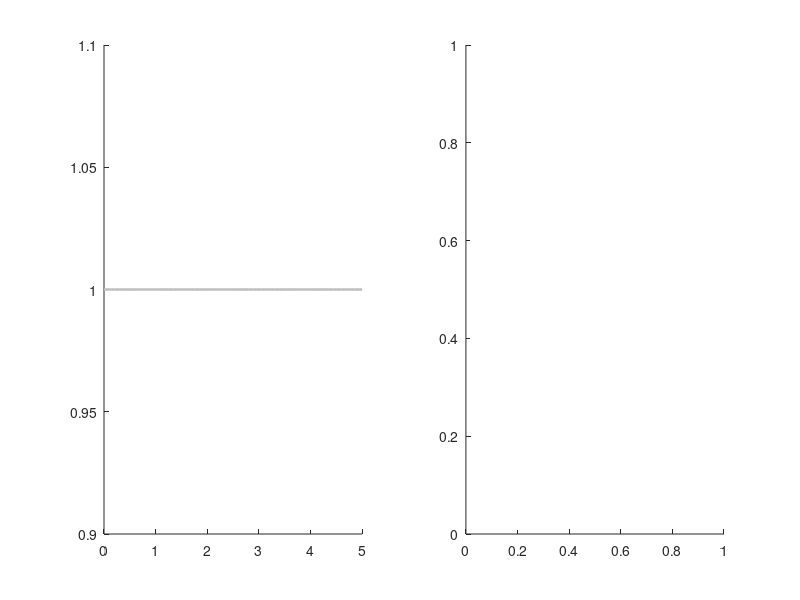

Recreate this plot in MATLAB. (Note: this script raises an error after producing the figure.)
function FIGURE2_plotUnivariateGeometry
% This function plots many geodesics through the space of univariate
% normals, each starting from the origin of the space

% Specify whether to compare these against Euclidean geodesics or not
compare_wasserstein = true;
show_tangent = false;

% Specify the number of geodesics to plot with thick lines
N_coords_thick = 5;
% Specify the number of geodesics to plot with thin lines
N_lines_thin = 201;
% Number of points for plotting Wasserstein geodesics
N_Wpts = 101;

% Select the (i,j) values for which to draw in the tangent vector
%   (These can be set to -1 if don't want to plot)
tangent_i = 3;
tangent_j = 3;

%%%%%%%%%%%%%%%%%%%%%%%%%%%%%%%%%%%%%%%%%%%%%%%%%%%%%%%%%%%%%%%%%%%%%%%%%%%

% Define the origin
O = struct('mu',0,'SIGMA',1);

% Create vectors of targets (thick line)
mean_max = 4;
target_means = linspace(-mean_max, mean_max, N_coords_thick);
var_max = 5;
target_vars = linspace(1, var_max, N_coords_thick);

% Use the maximum co-ordinate difference to set the scaling for thin lines
% (they should extend outside the plot)
scale = 1.25*max([mean_max-0; var_max-1]);

% Create a vector of angles for thin lines
thetas = linspace(0,pi,N_lines_thin);

% Create a new figure
if compare_wasserstein
    figure;
else
    figure; hold on;
end

% Loop to plot the requested number of geodesics
t = linspace(0, scale, N_Wpts);
for i = 1:N_lines_thin
    
    % Special processing for the Euclidean plot if requested
    if compare_wasserstein
        % Move to Euclidean subplot
        subplot(1,2,1); hold on;
        % Find the velocity corresponding to the current angle (just use
        % angles in standard deviation space for ease)
        vmu = cos(thetas(i));
        vsigma = sqrt(1 - vmu^2);
        % Fire the Wasserstein geodesic (straight line in std. dev. space)
        mu_W = t * vmu;
        sigma2_W = (1 + t * vsigma).^2;
        % Also get negative variance lines - set negatives to zero before squaring
        sigma2_Wminus = (1 - t * vsigma);
        sigma2_Wminus(sigma2_Wminus < 0) = 0;
        sigma2_Wminus = sigma2_Wminus.^2;
        % Plot these curves
        plot(mu_W, sigma2_W, 'Color', [0.75 0.75 0.75], 'LineWidth', 1.5);
        plot(mu_W, sigma2_Wminus, 'Color', [0.75 0.75 0.75], 'LineWidth', 1.5);
        % Move back to Fisher-Rao subplot
        subplot(1,2,2); hold on;
    end
    
    % find the velocity corresponding to the current angle
    vmu = cos(thetas(i));
    vsigma2 = sqrt(2)*sqrt(1 - vmu^2);
    % Plot the geodesic with this velocity, scaled
    G = struct('P',1,'r',0,'v',struct('mu',vmu*scale,'SIGMA',vsigma2*scale));
    plotGeodesic(G, 'PathColor', [0.75 0.75 0.75], 'pathWidth', 1.5);
    % Also plot the equivalent geodesic but moving downwards in variance
    G = struct('P',1,'r',0,'v',struct('mu',vmu*scale,'SIGMA',-vsigma2*scale));
    plotGeodesic(G, 'PathColor', [0.75 0.75 0.75], 'pathWidth', 1.5);
    
end


% Loop to plot the requested number of geodesics
t = linspace(0, 1, N_Wpts);
for i = 1:N_coords_thick
    for j = 1:N_coords_thick
    
        % Special processing for the Euclidean plot if requested
        if compare_wasserstein
            % Move to Euclidean subplot
            subplot(1,2,1); hold on;
            % Plot a Wasserstein geodesic
            mu_W = t * target_means(i);
            sigma2_W = (1 + t * (sqrt(target_vars(j)) - 1)).^2;
            plot(mu_W, sigma2_W, 'Color', [0 0 0], 'LineWidth', 4.5);
            % Plot the target point
            plot(target_means(i),target_vars(j),'k.','MarkerSize',40);
            % Move back to Fisher-Rao subplot
            subplot(1,2,2); hold on;
        end
        
        % Place grid point and find the geodesic to it
        P = struct('mu',target_means(i),'SIGMA',target_vars(j));
        G = onePointShooting(O,P);
    
        % Plot the geodesic and target point
        plotGeodesic(G, 'PathColor', [0 0 0], 'pathWidth', 4.5);
        plot(target_means(i),target_vars(j),'k.','MarkerSize',40);
   
    end
end

% If plotting the tangent lines, do so at the end so they overwrite
% existing objects
if show_tangent   
    
    % Special processing for the Euclidean plot if requested
    if compare_wasserstein
        % Move to Euclidean subplot
        subplot(1,2,1); hold on;
        % Read out the target point for which to show a tangent
        tangent_x = target_xs(tangent_i);
        tangent_y = target_ys(tangent_j);
        % Plot the Euclidean tangent (straight line) and re-colour point
        plot([0, tangent_x], [0, tangent_y], 'Color', [1.0, 0.3, 0.3], 'LineWidth', 8);
        plot(tangent_x,tangent_y,'.','MarkerEdgeColor',[0.8 0.0 0.0],'MarkerSize',65);
        % Move back to Fisher-Rao subplot
        subplot(1,2,2); hold on;
    end
    
    % Read out the target point for which to show a tangent
    tangent_mean = target_means(tangent_i);
    tangent_var = target_vars(tangent_j);
    % Prepare target point
    P = struct('mu',tangent_mean,'SIGMA',tangent_var);
    % Re-find the geodesic for this point
    G = onePointShooting(O,P,struct('symKL_tol',1e-12));
    % Plot its tangent vector using geodesic velocity, also re-colour point
    plot([0, G.v.mu], [1, 1+G.v.SIGMA], 'Color', [1.0, 0.3, 0.3], 'LineWidth', 8);
    plot(tangent_mean,tangent_var,'.','MarkerEdgeColor',[0.8 0.0 0.0],'MarkerSize',65);
    
end

% Add an origin to all plots
if compare_wasserstein
    subplot(1,2,1);
    plot(0,1,'w.','MarkerSize',50);
    subplot(1,2,2);
end
plot(0,1,'w.','MarkerSize',50);

% Plot clean up
if compare_wasserstein
    subplot(1,2,1); hold on;
    axis([-mean_max, mean_max, 1-0.1*var_max, var_max*1.1]);   
    xlabel('\mu');
    ylabel('\sigma^2');
    set(gca,'FontSize',24,'LineWidth',2);
    title('2-Wasserstein Geometry');
    subplot(1,2,2); hold on;
end
xlabel('\mu');
ylabel('\sigma^2');
set(gca,'FontSize',24,'LineWidth',2);
title('Fisher Geometry');
axis([-mean_max, mean_max, 1-0.1*var_max, var_max*1.1]);
% Ensure axis lines are top of the plot
if compare_wasserstein
    subplot(1,2,1);
    set(gca,'Layer','top');
    subplot(1,2,2);
end
set(gca,'Layer','top');
end
